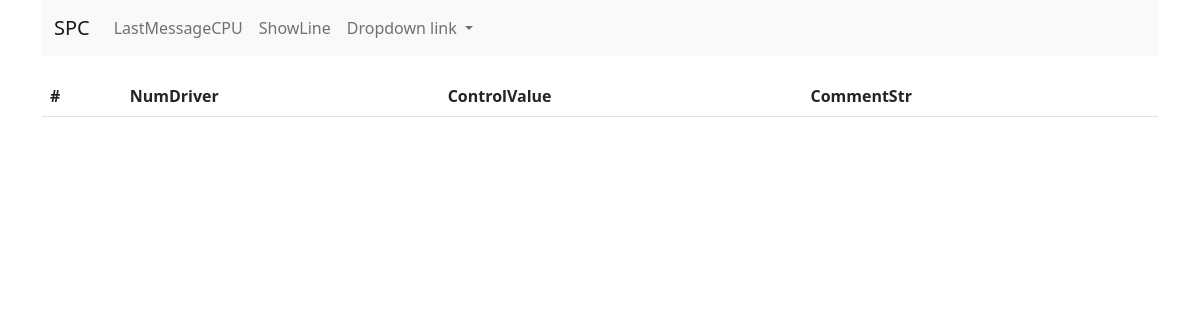
/printLastMessage/, run on an earlier commit of the app's database.
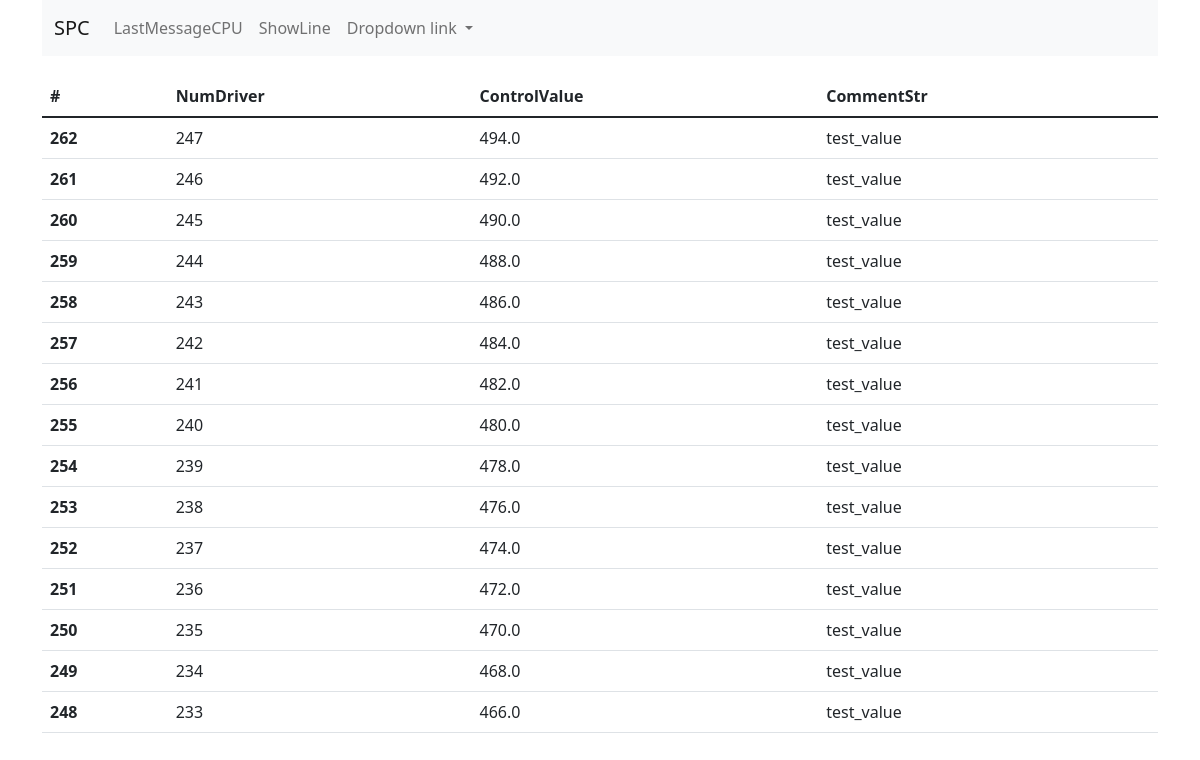
And on a later commit of the database.
### cronJob/models.py (models this page shows, shortened)
class PlcMessage(models.Model):
    numDriver = models.IntegerField()
    controlValue = models.FloatField()
    commentStr = models.CharField(max_length=25)

### cronJob/views.py (the view)
# urls.py: path('printLastMessage/', views.printLastMessage, name='printLastMessage'),
def printLastMessage(request):
    lastMessageStack = PlcMessage.objects.all().order_by('-id')[:15]
    context = {'lastMessageStack':lastMessageStack}
    return render(request, 'cronJob/LastMessagePage.html', context=context)

### templates/cronJob/LastMessagePage.html
{% extends 'main.html' %}
{% block content %}
    <table class="table">
      <thead>
        <tr>
          <th scope="col">#</th>
          <th scope="col">NumDriver</th>
          <th scope="col">ControlValue</th>
          <th scope="col">CommentStr</th>
        </tr>
      </thead>
      <tbody>
      {% for message in lastMessageStack %}
        <tr>
          <th scope="row">{{message.pk}}</th>
          <td>{{message.numDriver}}</td>
          <td>{{message.controlValue}}</td>
          <td>{{message.commentStr}}</td>
        </tr>
      {% endfor %}
      </tbody>
    </table>
{% endblock %}

### templates/main.html (shortened to what this page needs)
<!doctype html>
{% load static %}
<html lang="en">
  <head>
    <link rel="stylesheet" type="text/css" href="{% static 'styles/style.css' %}">
    <link href="https://cdn.jsdelivr.net/npm/bootstrap@5.1.3/dist/css/bootstrap.min.css" rel="stylesheet">
  </head>
  <body>
    <div class="container">
      {% include 'header.html' %}
      {% block content %}
      {% endblock content %}
    </div>
  </body>
</html>

### templates/header.html (shortened to what this page needs)
<div class="header">
<nav class="navbar navbar-expand-lg navbar-light bg-light">
  <div class="container-fluid">
    <a class="navbar-brand" href="{% url 'printMainPage' %}">SPC</a>
    <div class="collapse navbar-collapse" id="navbarNavDropdown">
      <ul class="navbar-nav">
        <li class="nav-item">
          <a class="nav-link" href="{% url 'printLastMessage' %}">LastMessageCPU</a>
        </li>
        <li class="nav-item">
          <a class="nav-link" href="#">ShowLine</a>
        </li>
        <li class="nav-item dropdown">
          <a class="nav-link dropdown-toggle" href="#" id="navbarDropdownMenuLink" role="button" data-bs-toggle="dropdown" aria-expanded="false">
            Dropdown link
          </a>
        </li>
      </ul>
    </div>
  </div>
</nav>
  </div>

### static/styles/style.css (style rules this page uses)
* { box-sizing: border-box; }
body { margin:0; }
.header { min-height: 50px; margin-bottom: 20px; }

What changed in the data, as far as the page shows it:
added PlcMessage: pk "262", numDriver "247", controlValue "494.0", commentStr "test_value"
added PlcMessage: pk "261", numDriver "246", controlValue "492.0", commentStr "test_value"
added PlcMessage: pk "260", numDriver "245", controlValue "490.0", commentStr "test_value"
added PlcMessage: pk "259", numDriver "244", controlValue "488.0", commentStr "test_value"
added PlcMessage: pk "258", numDriver "243", controlValue "486.0", commentStr "test_value"
added PlcMessage: pk "257", numDriver "242", controlValue "484.0", commentStr "test_value"
added PlcMessage: pk "256", numDriver "241", controlValue "482.0", commentStr "test_value"
added PlcMessage: pk "255", numDriver "240", controlValue "480.0", commentStr "test_value"
added PlcMessage: pk "254", numDriver "239", controlValue "478.0", commentStr "test_value"
added PlcMessage: pk "253", numDriver "238", controlValue "476.0", commentStr "test_value"
added PlcMessage: pk "252", numDriver "237", controlValue "474.0", commentStr "test_value"
added PlcMessage: pk "251", numDriver "236", controlValue "472.0", commentStr "test_value"
added PlcMessage: pk "250", numDriver "235", controlValue "470.0", commentStr "test_value"
added PlcMessage: pk "249", numDriver "234", controlValue "468.0", commentStr "test_value"
added PlcMessage: pk "248", numDriver "233", controlValue "466.0", commentStr "test_value"
